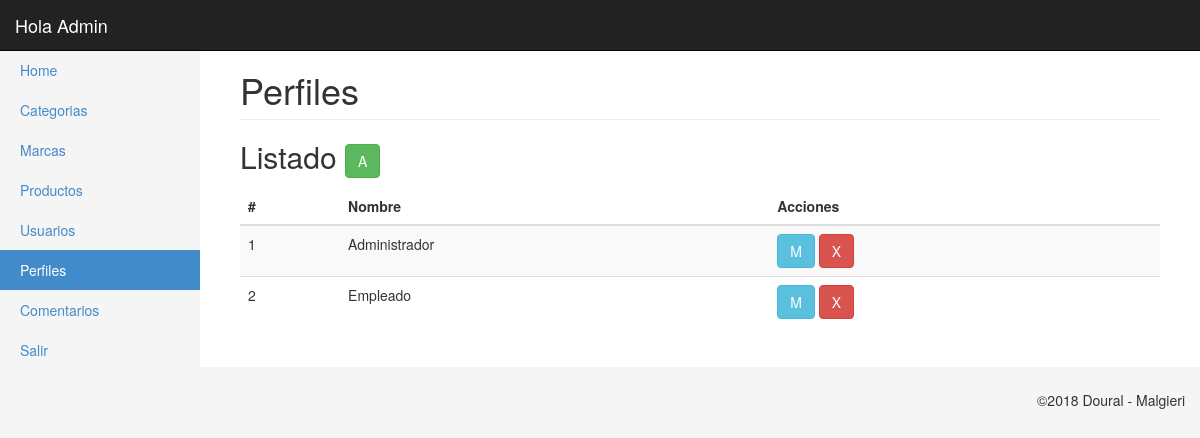
Screenshot of /_admin/perfiles.php (signed in) with the database file from the repository.
### tables this page shows
CREATE TABLE `perfil` (
  `id` int(11) NOT NULL AUTO_INCREMENT,
  `nombre` varchar(100) NOT NULL,
  PRIMARY KEY (`id`)
);

### _admin/clases/perfil.php (called while the page is built, shortened)
<?
Class Perfil{
	private $con;
	public function __construct($con){
		$this->con = $con;
	}
	public function getList(){
		$query = "SELECT id, nombre
		           FROM perfil";
        return $this->con->query($query);
	}
}
?>

### _admin/perfiles.php (the view, shortened to what this page needs)
<?
require('inc/header.php');
?>
<div class="container-fluid">
      <?$perfilMenu = 'Perfiles';
	 $perfiles = new Perfil($con);
	include('inc/side_bar.php');
        ?>
        <div class="col-sm-9 col-md-10 main">
		  <h1 class="page-header">
            Perfiles
          </h1>
			<h2 class="sub-header">Listado
			<?if(in_array('profile.add',$_SESSION['usuario']['permisos'])){?>
				<a href="perfiles_ae.php"><button type="button" class="btn btn-success" title="Agregar">A</button></a>
			<?}?>
			</h2>
          <div class="table-responsive">
            <table class="table table-striped">
              <thead>
                <tr>
                  <th>#</th>
                  <th>Nombre</th>
				  <th>Acciones</th>
                </tr>
              </thead>
			  <tbody>
				<?
					foreach($perfiles->getList() as $perfil){?>
						<tr>
						  <td><?=$perfil['id'];?></td>
						  <td><?=$perfil['nombre'];?></td>
						  <td>
							<?if(in_array('profile.edit',$_SESSION['usuario']['permisos'])){?>
								<a href="perfiles_ae.php?edit=<?=$perfil['id']?>"><button type="button" class="btn btn-info" title="Modificar">M</button></a>
							<?}?>
							<?if(in_array('profile.del',$_SESSION['usuario']['permisos'])){?>
								<a href="perfiles.php?del=<?=$perfil['id']?>"><button type="button" class="btn btn-danger" title="Borrar">X</button></a>
							<?}?>
					      </td>
						</tr>
				    <?}?>
              </tbody>
            </table>
          </div>
      </div>
	</div>
</div>
<?include('inc/footer.php');?>

### _admin/css/styles.css (style rules this page uses)
body { padding-top: 50px; background-color: #f5f5f5; }
.main { padding: 20px; background-color: #fff; }
@media (min-width: 768px) { .main { padding-right: 40px; padding-left: 40px; } }
.main .page-header { margin-top: 0; }

### rows the page displays
perfil: id "1", nombre "Administrador"
perfil: id "2", nombre "Empleado"

### other values shown
$_SESSION['usuario']['nombre'] "Admin"
